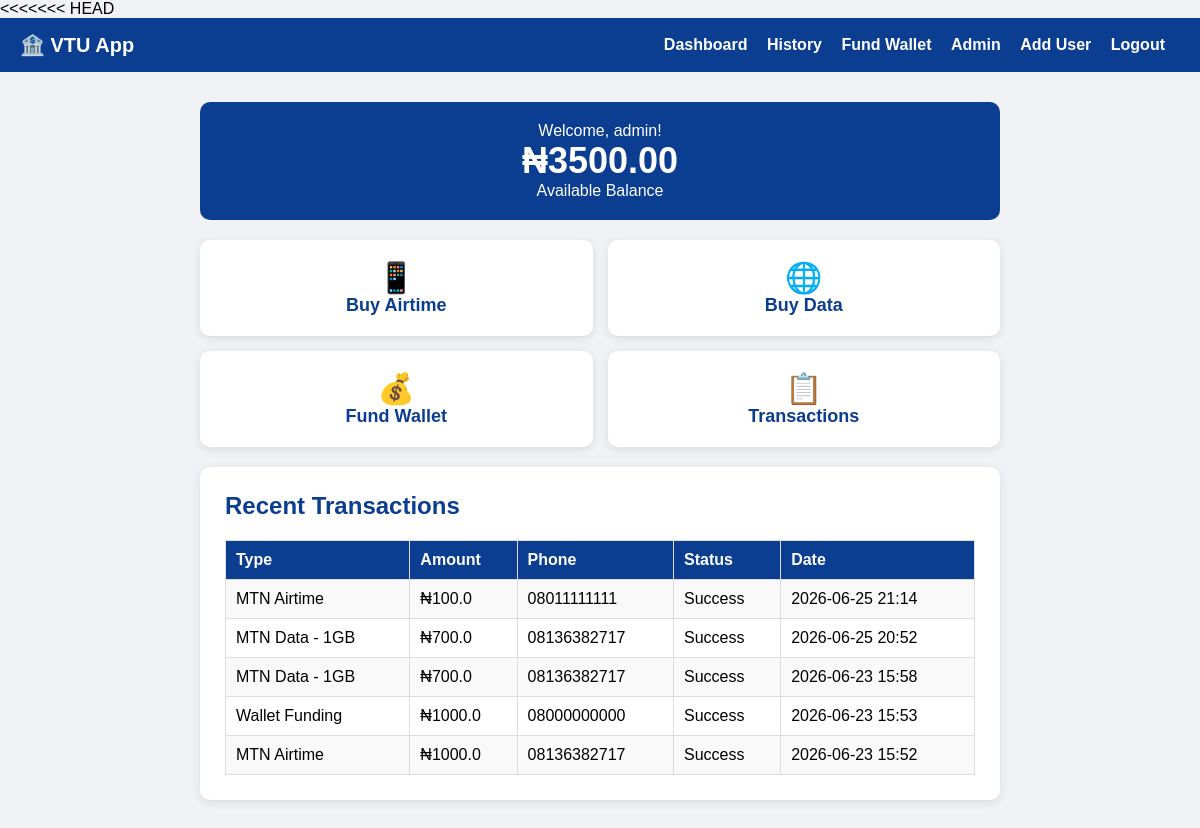
Page /dashboard (signed in) on the earlier database version.
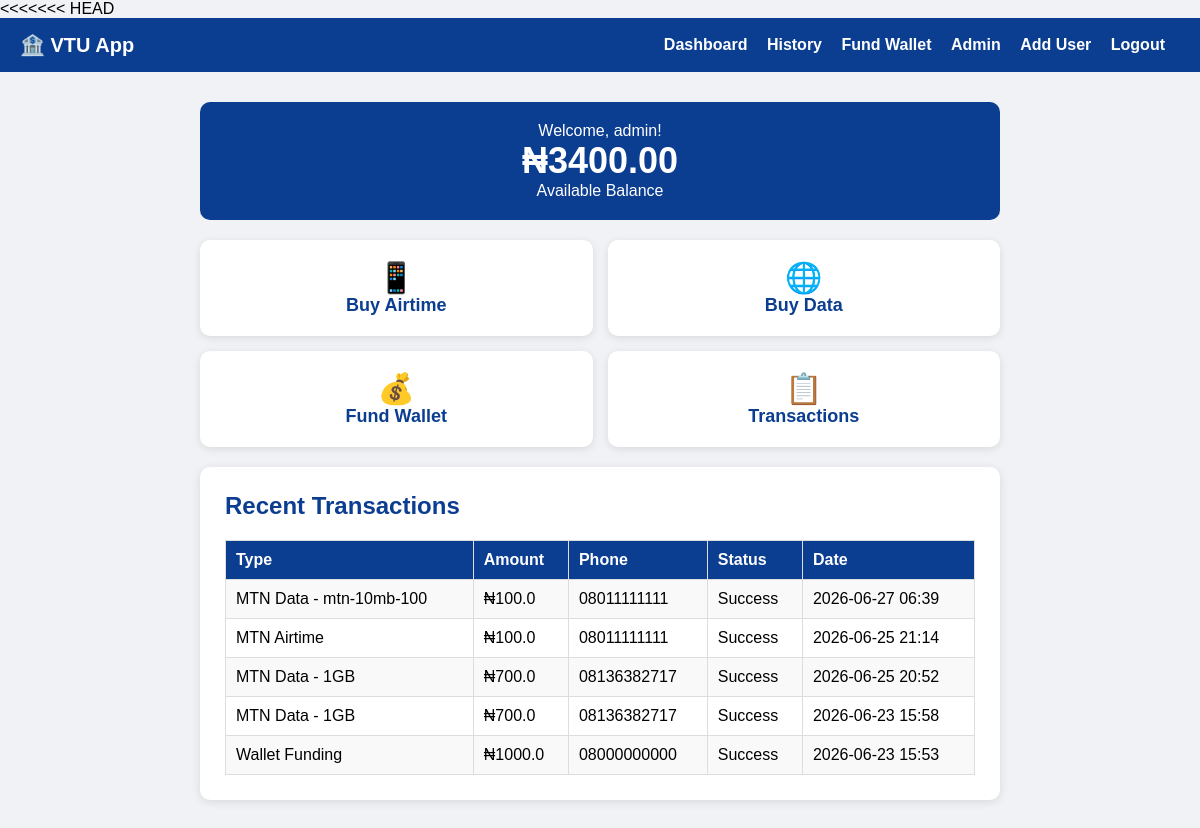
Same page on the later database version.
### app.py (models this page shows)
class User(db.Model):
    id = db.Column(db.Integer, primary_key=True)
    username = db.Column(db.String(80), unique=True, nullable=False)
    password = db.Column(db.String(120), nullable=False)
    balance = db.Column(db.Float, default=0.0)
    phone = db.Column(db.String(20))
    is_admin = db.Column(db.Boolean, default=False)

class Transaction(db.Model):
    id = db.Column(db.Integer, primary_key=True)
    user_id = db.Column(db.Integer, db.ForeignKey('user.id'))
    type = db.Column(db.String(50))
    amount = db.Column(db.Float)
    phone = db.Column(db.String(20))
    status = db.Column(db.String(20), default='Success')
    date = db.Column(db.DateTime, default=datetime.utcnow)

### app.py (the view)
@app.route('/dashboard')
@login_required
def dashboard():
    user = db.session.get(User, session['user_id'])
    transactions = Transaction.query.filter_by(
        user_id=session['user_id']
    ).order_by(Transaction.date.desc()).limit(5).all()
    return render_template('dashboard.html',
                         user=user,
                         transactions=transactions)

### app.py (called while the page is built)
def login_required(f):
    @wraps(f)
    def decorated_function(*args, **kwargs):
        if 'user_id' not in session:
            return redirect(url_for('login'))
        return f(*args, **kwargs)
    return decorated_function

### templates/dashboard.html (shortened to what this page needs)
{% extends "base.html" %}
{% block content %}
<div class="balance-box">
    <p>Welcome, {{ user.username }}!</p>
    <h1>₦{{ "%.2f"|format(user.balance) }}</h1>
    <p>Available Balance</p>
</div>
<div class="grid">
    <a href="/buy-airtime" class="grid-item">
        <span>📱</span>
        Buy Airtime
    </a>
    <a href="/buy-data" class="grid-item">
        <span>🌐</span>
        Buy Data
    </a>
    <a href="/fund-wallet" class="grid-item">
        <span>💰</span>
        Fund Wallet
    </a>
    <a href="/transactions" class="grid-item">
        <span>📋</span>
        Transactions
    </a>
</div>
<div class="card" style="margin-top: 20px;">
    <h2>Recent Transactions</h2>
    {% if transactions %}
    <table>
        <tr>
            <th>Type</th>
            <th>Amount</th>
            <th>Phone</th>
            <th>Status</th>
            <th>Date</th>
        </tr>
        {% for t in transactions %}
        <tr>
            <td>{{ t.type }}</td>
            <td>₦{{ t.amount }}</td>
            <td>{{ t.phone }}</td>
            <td>{{ t.status }}</td>
            <td>{{ t.date.strftime('%Y-%m-%d %H:%M') }}</td>
        </tr>
        {% endfor %}
    </table>
    {% else %}
    <p>No transactions yet!</p>
    {% endif %}
</div>
{% endblock %}

### templates/base.html (shortened to what this page needs)
<!DOCTYPE html>
<html>
<head>
</head>
<body>
    <div class="navbar">
        <span class="brand">🏦 VTU App</span>
        <div>
            {% if session.get('username') %}
                <a href="/dashboard">Dashboard</a>
                <a href="/transactions">History</a>
                <a href="/fund-wallet">Fund Wallet</a>
                {% if session.get('is_admin') %}
                    <a href="/admin">Admin</a>
                    <a href="/signup">Add User</a>
                {% endif %}
                <a href="/logout">Logout</a>
            {% else %}
                <a href="/login">Login</a>
                <a href="/register">Register</a>
            {% endif %}
        </div>
    </div>
    <div class="container">
        {% block content %}{% endblock %}
    </div>
</body>
</html>

### templates/base.html (style rules this page uses)
* { margin: 0; padding: 0; box-sizing: border-box; }
body { font-family: Arial, sans-serif; background: #f0f2f5; }
.navbar { background: #0b3d91; padding: 15px 20px; display: flex; justify-content: space-between; align-items: center; }
.navbar a { color: white; text-decoration: none; font-weight: bold; margin-right: 15px; }
.navbar .brand { font-size: 20px; color: white; font-weight: bold; }
.container { width: 90%; max-width: 800px; margin: 30px auto; }
.card { background: white; padding: 25px; border-radius: 10px; box-shadow: 0 2px 10px rgba(0,0,0,0.1); margin-bottom: 20px; }
h2 { color: #0b3d91; margin-bottom: 20px; }
table { width: 100%; border-collapse: collapse; }
th, td { padding: 10px; border: 1px solid #ddd; text-align: left; }
th { background: #0b3d91; color: white; }
tr:nth-child(even) { background: #f9f9f9; }
.balance-box { background: #0b3d91; color: white; padding: 20px; border-radius: 10px; text-align: center; margin-bottom: 20px; }
.balance-box h1 { font-size: 36px; }
.grid { display: grid; grid-template-columns: repeat(2, 1fr); gap: 15px; margin-top: 20px; }
.grid-item { background: white; padding: 20px; border-radius: 10px; text-align: center; box-shadow: 0 2px 8px rgba(0,0,0,0.1); text-decoration: none; color: #0b3d91; font-weight: bold; font-size: 18px; transition: transform 0.2s; }
.grid-item span { display: block; font-size: 30px; }

Differences in the rows shown:
no longer on this page (row unchanged): Transaction: type "MTN Airtime", amount "1000.0", phone "08136382717", status "Success", date "2026-06-23 15:52"
changed User "admin": balance "3500.00" → "3400.00"
added Transaction: type "MTN Data - mtn-10mb-100", amount "100.0", phone "08011111111", status "Success", date "2026-06-27 06:39"
